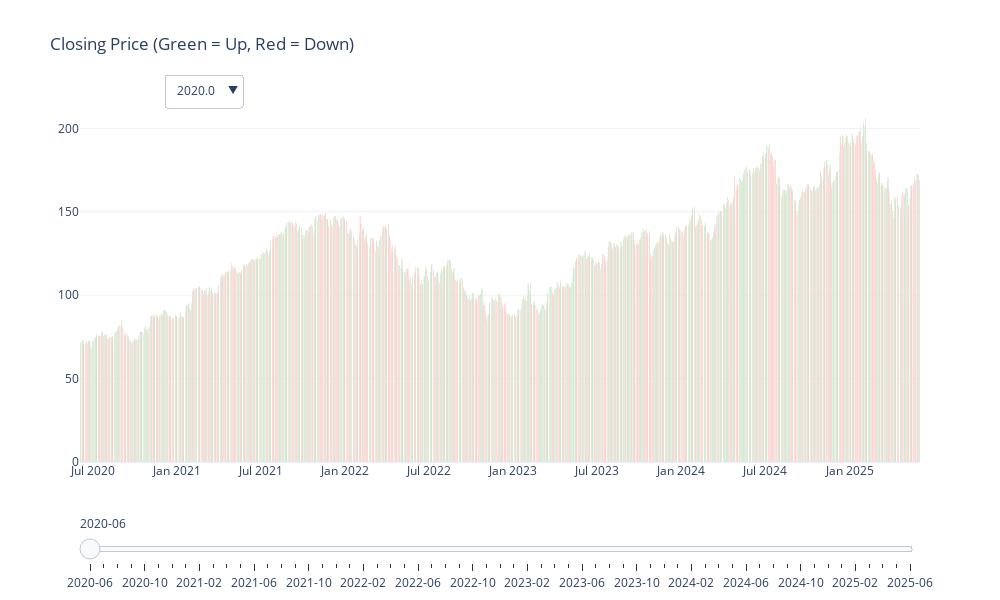

Here is the notebook cell this chart was saved with:
### Markdown cell above
>Bar Chart: Close Price Increment with dropdown menu(year) and slider (month)

### Code cell
colors = ['green' if c >= o else 'red' for c, o in zip(new_df['Close'], new_df['Open'])]
fig = go.Figure()
fig.add_trace(
    go.Bar(
        x=new_df['Date'],
        y=new_df['Close'],
        marker_color=colors
    )
)
fig.update_layout(
    title_text='Closing Price (Green = Up, Red = Down)',
    width=1000,
    height=600,
    template="plotly_white",
)
# steps for each month
steps_m = []
new_df['YearMonth'] = new_df['Date'].dt.to_period('M')
months = new_df['YearMonth'].dropna().unique()
for month in months:
    visible = (new_df['YearMonth'] == month)
    step = dict(
        method='restyle',
        args=[{
            "x":[new_df.loc[visible, 'Date']],
            "y":[new_df.loc[visible, 'Close']],
             "marker.color": [list(pd.Series(colors)[visible])]},
              {"title":f"Month:{month}"}],
         label=str(month)
    )
    steps_m.append(step)
sliders_m= [dict(
    active=0,
    pad={"t": 50},
    steps=steps_m
)]
# dropdown for each year
years = new_df['Date'].dt.year.dropna().unique()
fig.update_layout(
    updatemenus=[
        dict(
            buttons=[
                dict(
                    label=str(year),
                    method='update',
                    args=[{
                        "x":[new_df.loc[new_df['Date'].dt.year == year, 'Date']],
                        "y":[new_df.loc[new_df['Date'].dt.year == year, 'Close']],
                    }
                    ]
                )
                for year in years
                
            ],
            direction="down",
            pad={"r": 10, "t": 10},
                    showactive=True,
            x=0.1,
            xanchor="left",
            y=1.1,
            yanchor="top"
        )
    ],
    
   sliders=sliders_m
)


fig.show()
